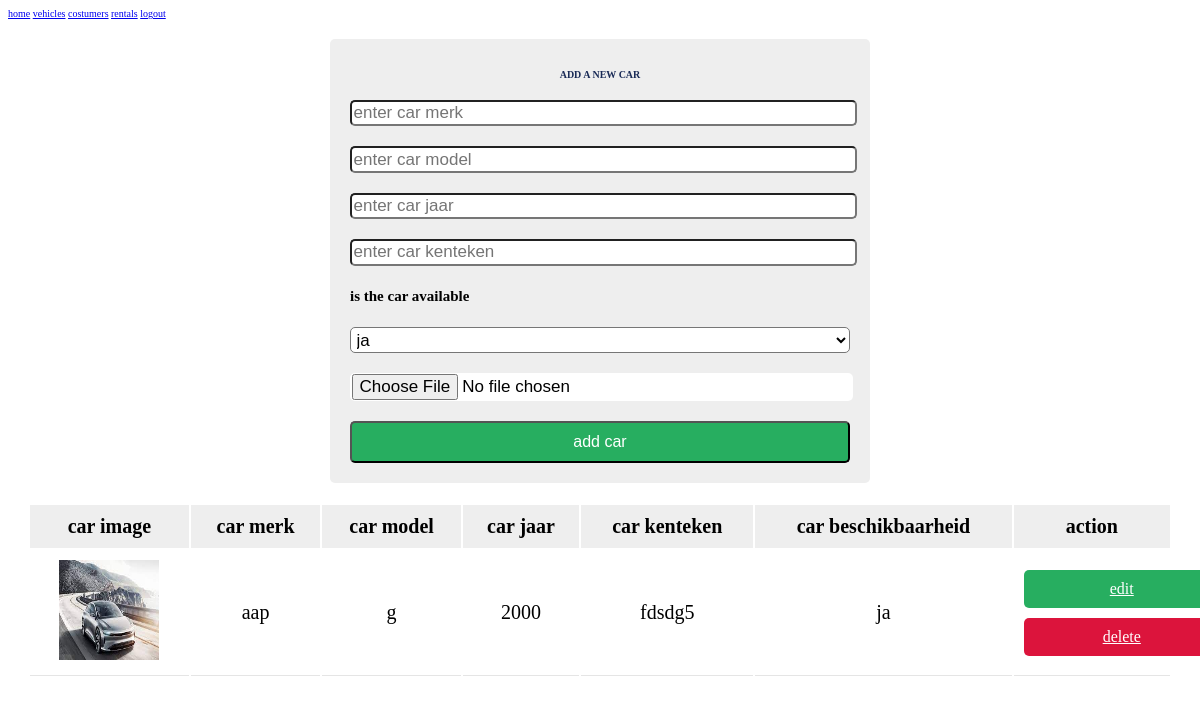
The app's page /car_rental/vehicles.php with its own data.
### tables this page shows
CREATE TABLE `cars` (
  `id` int(11) NOT NULL,
  `merk` varchar(100) NOT NULL,
  `model` varchar(100) NOT NULL,
  `jaar` varchar(100) NOT NULL,
  `kenteken` varchar(100) NOT NULL,
  `beschikbaarheid` varchar(100) NOT NULL,
  `image` varchar(100) NOT NULL
);

### car_rental/vehicles.php (the view, shortened to what this page needs)
<?php
@include 'database.php';
?>
<!DOCTYPE html>
<html lang="en">
<head>
    <link rel="stylesheet" href="admin.css">
</head>
<body>
    <header class="header">
        <nav class="navbar">
            <a href="admin.php">home</a>
            <a href="vehicles.php">vehicles</a>
            <a href="user.php">costumers</a>
            <a href="rentals.php">rentals</a>
            <a href="logout.php">logout</a>
        </nav>
    </header>
    <div class="container">
        <div class="admin-car-form-container">
            <form action="<?php $_SERVER['PHP_SELF'] ?>" method="post" enctype="multipart/form-data">
                <h3>add a new car</h3>
                <input type="text" placeholder="enter car merk" name="car_Merk" class="box">
                <input type="text" placeholder="enter car model" name="car_Model" class="box">
                <input type="number" placeholder="enter car jaar" name="car_Jaar" class="box">
                <input type="text" placeholder="enter car kenteken" name="car_Kenteken" class="box">
                <h2>is the car available</h2>
                <select class="box" name="car_beschikbaarheid">
                    <option value="ja">ja</option>
                </select>
                <input type="file" accept="image/png, image/jpeg, image/jpg" name="car_Image" class="box">
                <input type="submit" class="btn" name="add_car" value="add car">
            </form>
        </div>
        <?php
        $select = mysqli_query($conn, "SELECT * FROM cars");
        ?>
        <div class="car-display">
            <table class="car-display-table">
                <thead>
                    <tr>
                        <th>car image</th>
                        <th>car merk</th>
                        <th>car model</th>
                        <th>car jaar</th>
                        <th>car kenteken</th>
                        <th>car beschikbaarheid</th>
                        <th colspan="2">action</th>
                    </tr>
                </thead>
                <?php
                while ($row = mysqli_fetch_assoc($select)) {
                    ?>
                    <tr>
                        <td>
                            <img src="fotos/<?php echo $row['image']; ?>" alt="Car Image" width="100" height="100">
                        </td>
                        <td>
                            <?php echo $row['merk']; ?>
                        </td>
                        <td>
                            <?php echo $row['model']; ?>
                        </td>
                        <td>
                            <?php echo $row['jaar']; ?>
                        </td>
                        <td>
                            <?php echo $row['kenteken']; ?>
                        </td>
                        <td>
                            <?php echo $row['beschikbaarheid']; ?>
                        </td>
                        <td>
                            <a href="update.php?id=<?php echo $row['id']; ?>" class="btn"> edit</a>
                            <a href="vehicles.php?delete=<?php echo $row['id']; ?>" class="btn"> delete</a>
                        </td>
                    </tr>
                <?php }
                ; ?>
            </table>
        </div>
    </div>
</body>
</html>

### car_rental/admin.css (style rules this page uses)
:root { --green: #27ae60; --black: #192a56; --white: #fff; --bg-color: #eee; --box-shadow: 0 .5rem 1rem rgba(0, 0, 0, .1); --border: .1rem solid rgba(0, 0, 0, .1); }
html { font-size: 62.5%; overflow-x: hidden; }
.btn { display: block; width: 100%; cursor: pointer; border-radius: .5rem; margin-top: 1rem; font-size: 1.6rem; padding: 1rem 3rem; background: var(--green); color: var(--white); text-align: center; }
.container { padding: 2rem; max-width: 1200px; margin: 0 auto; }
.admin-car-form-container form { max-width: 50rem; margin: 0 auto; padding: 2rem; border-radius: .5rem; background: var(--bg-color); }
.admin-car-form-container form h3 { text-transform: uppercase; color: var(--black); font-size: 1rem; text-align: center; }
.admin-car-form-container form .box { width: 100%; border-radius: .5rem; padding: 1.2px 1.5px; font-size: 1.7rem; margin: 1rem 0; background: var(--white); text-transform: none; }
.car-display { margin: 2rem 0; }
.car-display .car-display-table { width: 100%; text-align: center; }
.car-display .car-display-table thead { background: var(--bg-color); }
.car-display .car-display-table th { padding: 1rem; font-size: 2rem; }
.car-display .car-display-table td { padding: 1rem; font-size: 2rem; border-bottom: var(--border); }
.car-display .car-display-table .btn:first-child { margin: 0; }
.car-display .car-display-table .btn:last-child { background: crimson; }

### records on screen
cars: image (picture), merk "aap", model "g", jaar "2000", kenteken "fdsdg5", beschikbaarheid "ja"
